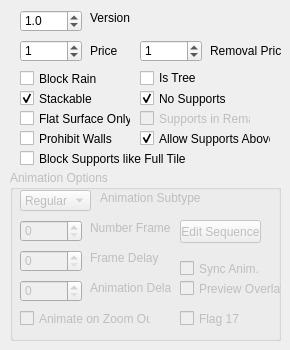
    <widget class="QWidget" name="tab_MinorSettings">
     <attribute name="title">
      <string>Minor Settings</string>
     </attribute>
     <widget class="QDoubleSpinBox" name="doubleSpinBox_version">
      <property name="geometry">
       <rect>
        <x>20</x>
        <y>10</y>
        <width>62</width>
        <height>22</height>
       </rect>
      </property>
      <property name="toolTip">
       <string notr="true">Unless you don't revise an already released object, keep this at 1.0</string>
      </property>
      <property name="decimals">
       <number>1</number>
      </property>
      <property name="singleStep">
       <double>0.100000000000000</double>
      </property>
      <property name="value">
       <double>1.000000000000000</double>
      </property>
     </widget>
     <widget class="QLabel" name="label_version">
      <property name="geometry">
       <rect>
        <x>90</x>
        <y>10</y>
        <width>47</width>
        <height>16</height>
       </rect>
      </property>
      <property name="text">
       <string>Version</string>
      </property>
     </widget>
     <widget class="QDoubleSpinBox" name="doubleSpinBox_price">
      <property name="geometry">
       <rect>
        <x>20</x>
        <y>40</y>
        <width>62</width>
        <height>22</height>
       </rect>
      </property>
      <property name="toolTip">
       <string notr="true">Unless you don't revise an already released object, keep this at 1.0</string>
      </property>
      <property name="decimals">
       <number>0</number>
      </property>
      <property name="maximum">
       <double>32.000000000000000</double>
      </property>
      <property name="singleStep">
       <double>1.000000000000000</double>
      </property>
      <property name="value">
       <double>1.000000000000000</double>
      </property>
     </widget>
     <widget class="QLabel" name="label_price">
      <property name="geometry">
       <rect>
        <x>90</x>
        <y>40</y>
        <width>51</width>
        <height>21</height>
       </rect>
      </property>
      <property name="text">
       <string>Price</string>
      </property>
     </widget>
     <widget class="QDoubleSpinBox" name="doubleSpinBox_removalPrice">
      <property name="geometry">
       <rect>
        <x>140</x>
        <y>40</y>
        <width>62</width>
        <height>22</height>
       </rect>
      </property>
      <property name="toolTip">
       <string notr="true">Unless you don't revise an already released object, keep this at 1.0</string>
      </property>
      <property name="decimals">
       <number>0</number>
      </property>
      <property name="maximum">
       <double>32.000000000000000</double>
      </property>
      <property name="singleStep">
       <double>1.000000000000000</double>
      </property>
      <property name="value">
       <double>1.000000000000000</double>
      </property>
     </widget>
     <widget class="QLabel" name="label_removalPrice">
      <property name="geometry">
       <rect>
        <x>210</x>
        <y>40</y>
        <width>71</width>
        <height>21</height>
       </rect>
      </property>
      <property name="text">
       <string>Removal Price</string>
      </property>
     </widget>
     <widget class="QCheckBox" name="checkBox_flatSurface">
      <property name="geometry">
       <rect>
        <x>20</x>
        <y>110</y>
        <width>111</width>
        <height>17</height>
       </rect>
      </property>
      <property name="toolTip">
       <string>requiresFlatSurface</string>
      </property>
      <property name="text">
       <string>Flat Surface Only</string>
      </property>
     </widget>
     <widget class="QCheckBox" name="checkBox_rainCover">
      <property name="geometry">
       <rect>
        <x>20</x>
        <y>70</y>
        <width>111</width>
        <height>17</height>
       </rect>
      </property>
      <property name="toolTip">
       <string>SMALL_SCENERY_FLAG_VOFFSET_CENTRE</string>
      </property>
      <property name="text">
       <string>Block Rain</string>
      </property>
     </widget>
     <widget class="QCheckBox" name="checkBox_stackable">
      <property name="geometry">
       <rect>
        <x>20</x>
        <y>90</y>
        <width>111</width>
        <height>17</height>
       </rect>
      </property>
      <property name="toolTip">
       <string>isStackable</string>
      </property>
      <property name="text">
       <string>Stackable</string>
      </property>
      <property name="checked">
       <bool>true</bool>
      </property>
     </widget>
     <widget class="QCheckBox" name="checkBox_prohibitWalls">
      <property name="geometry">
       <rect>
        <x>20</x>
        <y>130</y>
        <width>111</width>
        <height>17</height>
       </rect>
      </property>
      <property name="toolTip">
       <string>prohibitWalls</string>
      </property>
      <property name="text">
       <string>Prohibit Walls</string>
      </property>
     </widget>
     <widget class="QCheckBox" name="checkBox_noSupportsFulltile">
      <property name="geometry">
       <rect>
        <x>20</x>
        <y>150</y>
        <width>171</width>
        <height>17</height>
       </rect>
      </property>
      <property name="toolTip">
       <string>SMALL_SCENERY_FLAG27</string>
      </property>
      <property name="text">
       <string>Block Supports like Full Tile</string>
      </property>
     </widget>
     <widget class="QCheckBox" name="checkBox_supportsAbove">
      <property name="geometry">
       <rect>
        <x>140</x>
        <y>130</y>
        <width>131</width>
        <height>17</height>
       </rect>
      </property>
      <property name="toolTip">
       <string>allowSupportsAbove</string>
      </property>
      <property name="text">
       <string>Allow Supports Above</string>
      </property>
      <property name="checked">
       <bool>true</bool>
      </property>
     </widget>
     <widget class="QGroupBox" name="groupBox_animOptions">
      <property name="enabled">
       <bool>false</bool>
      </property>
      <property name="geometry">
       <rect>
        <x>10</x>
        <y>170</y>
        <width>271</width>
        <height>171</height>
       </rect>
      </property>
      <property name="title">
       <string>Animation Options</string>
      </property>
      <widget class="QLabel" name="label_animSubtype">
       <property name="geometry">
        <rect>
         <x>90</x>
         <y>20</y>
         <width>101</width>
         <height>16</height>
        </rect>
       </property>
       <property name="text">
        <string>Animation Subtype</string>
       </property>
      </widget>
      <widget class="QComboBox" name="comboBox_5">
       <property name="geometry">
        <rect>
         <x>10</x>
         <y>20</y>
         <width>71</width>
         <height>21</height>
        </rect>
       </property>
       <property name="autoFillBackground">
        <bool>false</bool>
       </property>
       <property name="styleSheet">
        <string notr="true"/>
       </property>
       <item>
        <property name="text">
         <string>Regular</string>
        </property>
       </item>
       <item>
        <property name="text">
         <string>Fountain 1</string>
        </property>
       </item>
       <item>
        <property name="text">
         <string>Fountain 2</string>
        </property>
       </item>
       <item>
        <property name="text">
         <string>Clock</string>
        </property>
       </item>
       <item>
        <property name="text">
         <string>Single view</string>
        </property>
       </item>
      </widget>
      <widget class="QPushButton" name="pushButton_editAnimSequence">
       <property name="geometry">
        <rect>
         <x>170</x>
         <y>50</y>
         <width>81</width>
         <height>23</height>
        </rect>
       </property>
       <property name="text">
        <string>Edit Sequence</string>
       </property>
      </widget>
      <widget class="QDoubleSpinBox" name="doubleSpinBox_frameDelay">
       <property name="geometry">
        <rect>
         <x>10</x>
         <y>80</y>
         <width>62</width>
         <height>22</height>
        </rect>
       </property>
       <property name="toolTip">
        <string notr="true">Delay of ticks between animation frames.</string>
       </property>
       <property name="decimals">
        <number>0</number>
       </property>
       <property name="maximum">
        <double>32.000000000000000</double>
       </property>
       <property name="singleStep">
        <double>1.000000000000000</double>
       </property>
       <property name="value">
        <double>0.000000000000000</double>
       </property>
      </widget>
      <widget class="QLabel" name="label_frameDelay">
       <property name="geometry">
        <rect>
         <x>80</x>
         <y>80</y>
         <width>71</width>
         <height>16</height>
        </rect>
       </property>
       <property name="text">
        <string>Frame Delay</string>
       </property>
      </widget>
      <widget class="QDoubleSpinBox" name="doubleSpinBox_animDelay">
       <property name="geometry">
        <rect>
         <x>10</x>
         <y>110</y>
         <width>62</width>
         <height>22</height>
        </rect>
       </property>
       <property name="toolTip">
        <string notr="true">Delay of ticks after one animation cycle (0 = continuous).</string>
       </property>
       <property name="decimals">
        <number>0</number>
       </property>
       <property name="maximum">
        <double>32.000000000000000</double>
       </property>
       <property name="singleStep">
        <double>1.000000000000000</double>
       </property>
       <property name="value">
        <double>0.000000000000000</double>
       </property>
      </widget>
      <widget class="QLabel" name="label_animDelay">
       <property name="geometry">
        <rect>
         <x>80</x>
         <y>110</y>
         <width>81</width>
         <height>16</height>
        </rect>
       </property>
       <property name="text">
        <string>Animation Delay</string>
       </property>
      </widget>
      <widget class="QDoubleSpinBox" name="doubleSpinBox_numFrames">
       <property name="geometry">
        <rect>
         <x>10</x>
         <y>50</y>
         <width>62</width>
         <height>22</height>
        </rect>
       </property>
       <property name="toolTip">
        <string notr="true">Number of frames you want in your animation sequence.</string>
       </property>
       <property name="decimals">
        <number>0</number>
       </property>
       <property name="maximum">
        <double>32.000000000000000</double>
       </property>
       <property name="singleStep">
        <double>1.000000000000000</double>
       </property>
       <property name="value">
        <double>0.000000000000000</double>
       </property>
      </widget>
      <widget class="QLabel" name="label_numFrames">
       <property name="geometry">
        <rect>
         <x>80</x>
         <y>50</y>
         <width>81</width>
         <height>16</height>
        </rect>
       </property>
       <property name="text">
        <string>Number Frames</string>
       </property>
      </widget>
      <widget class="QCheckBox" name="checkBox_animateZoom">
       <property name="geometry">
        <rect>
         <x>10</x>
         <y>140</y>
         <width>131</width>
         <height>17</height>
        </rect>
       </property>
       <property name="toolTip">
        <string>SMALL_SCENERY_FLAG_VISIBLE_WHEN_ZOOMED</string>
       </property>
       <property name="text">
        <string>Animate on Zoom Out</string>
       </property>
      </widget>
      <widget class="QCheckBox" name="checkBox_previewOverlay">
       <property name="geometry">
        <rect>
         <x>170</x>
         <y>110</y>
         <width>131</width>
         <height>17</height>
        </rect>
       </property>
       <property name="toolTip">
        <string>hasOverlayImage</string>
       </property>
       <property name="text">
        <string>Preview Overlay</string>
       </property>
      </widget>
      <widget class="QCheckBox" name="checkBox_flag17">
       <property name="geometry">
        <rect>
         <x>170</x>
         <y>140</y>
         <width>131</width>
         <height>17</height>
        </rect>
       </property>
       <property name="toolTip">
        <string>SMALL_SCENERY_FLAG17</string>
       </property>
       <property name="text">
        <string>Flag 17</string>
       </property>
      </widget>
      <widget class="QCheckBox" name="checkBox_syncAnim">
       <property name="geometry">
        <rect>
         <x>170</x>
         <y>90</y>
         <width>131</width>
         <height>17</height>
        </rect>
       </property>
       <property name="toolTip">
        <string>SMALL_SCENERY_FLAG_COG</string>
       </property>
       <property name="text">
        <string>Sync Anim.</string>
       </property>
      </widget>
     </widget>
     <widget class="QCheckBox" name="checkBox_isTree">
      <property name="geometry">
       <rect>
        <x>140</x>
        <y>70</y>
        <width>111</width>
        <height>16</height>
       </rect>
      </property>
      <property name="toolTip">
       <string>isTree</string>
      </property>
      <property name="text">
       <string>Is Tree</string>
      </property>
     </widget>
     <widget class="QCheckBox" name="checkBox_noSupports">
      <property name="geometry">
       <rect>
        <x>140</x>
        <y>90</y>
        <width>111</width>
        <height>17</height>
       </rect>
      </property>
      <property name="toolTip">
       <string>hasNoSupports</string>
      </property>
      <property name="text">
       <string>No Supports</string>
      </property>
      <property name="checked">
       <bool>true</bool>
      </property>
     </widget>
     <widget class="QCheckBox" name="checkBox_supportsInRemap">
      <property name="enabled">
       <bool>false</bool>
      </property>
      <property name="geometry">
       <rect>
        <x>140</x>
        <y>110</y>
        <width>111</width>
        <height>17</height>
       </rect>
      </property>
      <property name="toolTip">
       <string>supportsHavePrimaryColour</string>
      </property>
      <property name="text">
       <string>Supports in Remap</string>
      </property>
     </widget>
    </widget>
